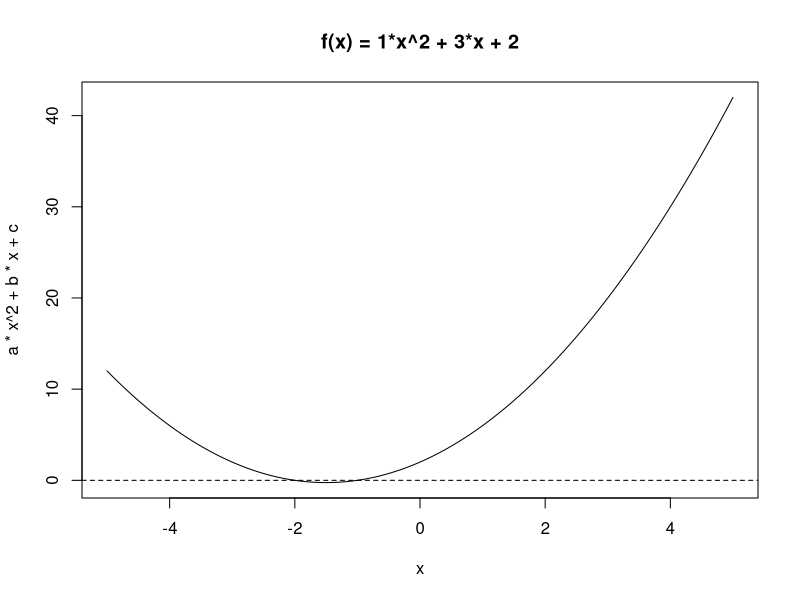

Write the R code that produced this figure.
## ---- chunk 1
#| label: load-packages
#| message: false
library(ggplot2)
## ---- chunk 2
#| label: def-solve-quad-fn
solve_quadratic <- function(x, y, z)
{
  print(sprintf("Setting a = %d, b = %d, and c = %d", x, y, z))
  discriminant <- y^2 - 4*x*z
  if(discriminant < 0) {
    print("This quadratic equation has no real solutions.")
  }
  else if(discriminant > 0) {
    answer <- c((-y + sqrt(discriminant)) / (2*x), (-y - sqrt(discriminant)) / (2*x))
    print(sprintf("This quadratic equation has two real solutions: x = %d, %d.", answer[1], answer[2]))
  }
  else {
    answer <- -y / (2*x)
    print(sprintf("This quadratic equation has one real solution: x = %d.", answer))
  }
}
## ---- chunk 3
#| label: def-plot-quad-fn
plot_quadratic <- function(a, b, c)
{
  x <- seq(-5, 5, length = 300)
  plot(x, a*x^2 + b*x + c, type = "l")
  abline(h = 0, lty = 2)
  title(sprintf("f(x) = %d*x^2 + %d*x + %d", a, b, c))
}
## ---- chunk 4
#| label: fig-plot-quad-solution
#| fig-alt: A plot of $f(x)$ for $x \in (-5, 5)$.
#| fig-cap: A plot of $f(x)$ for $x \in (-5, 5)$.
solve_and_plot <- function(a, b, c)
{
  solve_quadratic(a, b, c)
  plot_quadratic(a, b, c)
}

solve_and_plot(a = 1, b = 3, c = 2)
